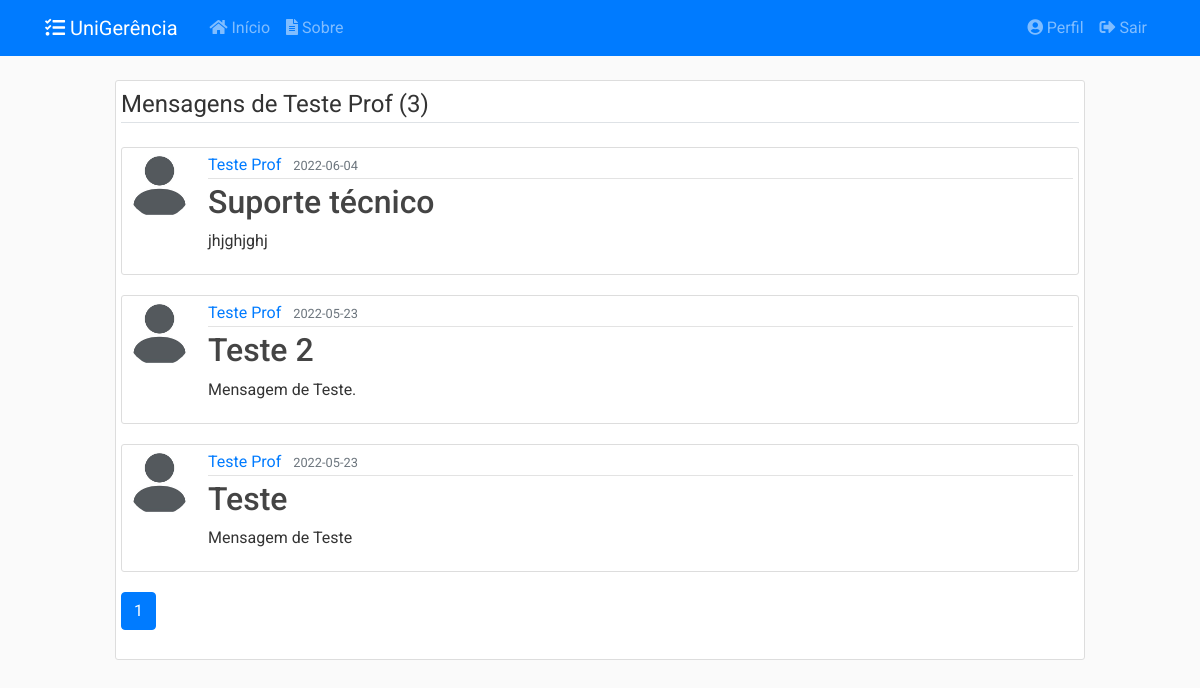
The page /usuarios/4/posts (signed in) on the database as committed earlier.
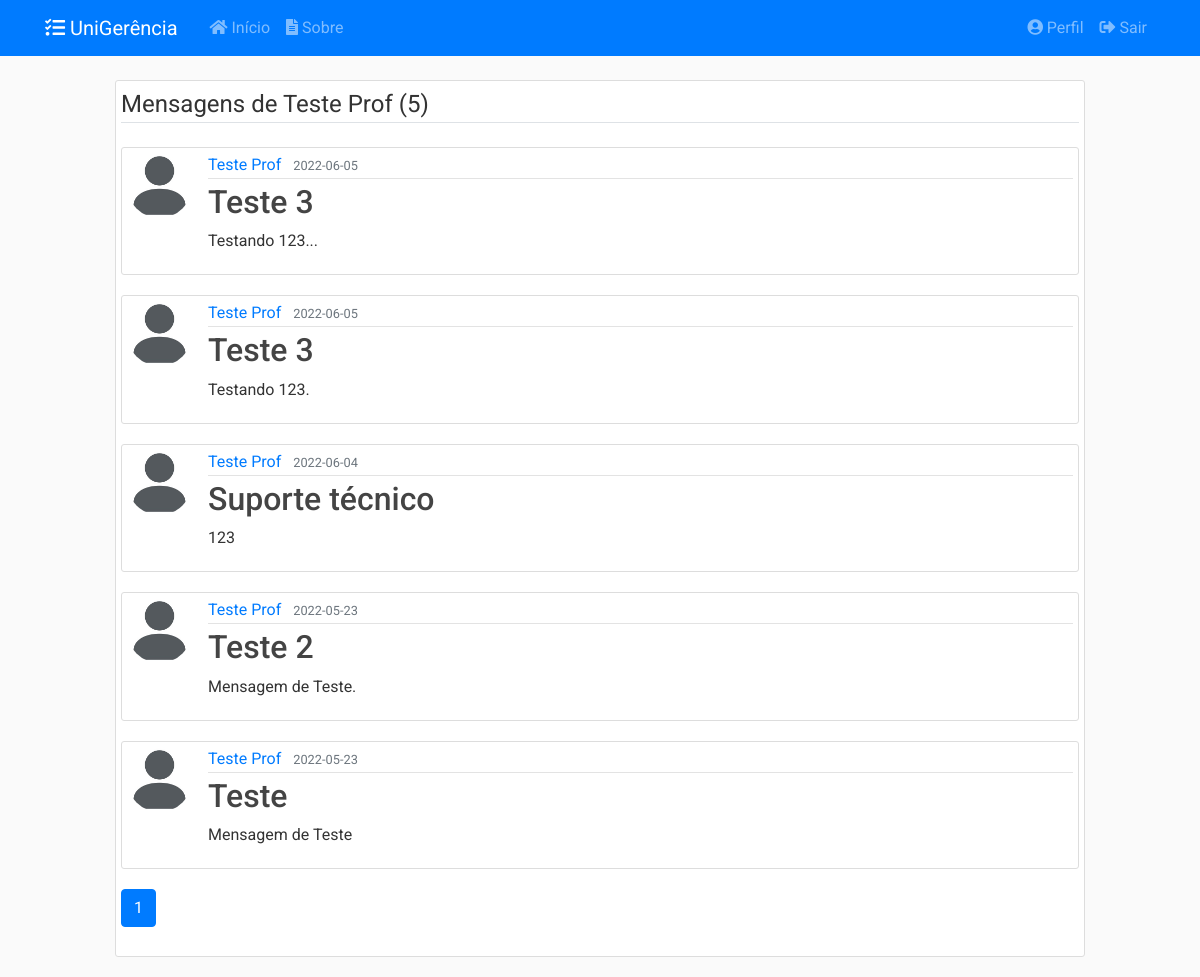
The same page on the database as committed later.
### app/models/posts.py (models this page shows, shortened)
class Post(db.Model):
    __tablename__ = 'posts'
    __table_args__ = {'extend_existing': True}
    id = db.Column(db.Integer, primary_key=True)
    titulo = db.Column(db.String(100), nullable=False)
    data_postado = db.Column(db.DateTime, nullable=False,
                             default=datetime.now().astimezone(fuso_horario))
    data_atualizacao = db.Column(db.DateTime, nullable=True)
    conteudo = db.Column(db.Text, nullable=False)
    ativo = db.Column(db.Boolean, nullable=False, default=True)
    usuario_id = db.Column(db.Integer, db.ForeignKey('usuarios.id'),
                           nullable=False)
    destinatario_id = db.Column(db.Integer, db.ForeignKey('usuarios.id'),
                                nullable=True)
    def recupera_autor_paginado(usuario, pagina, num):
        return Post.query.filter_by(autor=usuario).order_by(
            Post.data_postado.desc()).paginate(page=pagina, per_page=num)

### app/models/usuarios.py (models this page shows, shortened)
class Usuario(db.Model, UserMixin):
    __tablename__ = 'usuarios'
    __table_args__ = {'extend_existing': True}
    id = db.Column(db.Integer, primary_key=True)
    nome = db.Column(db.String(100), nullable=False)
    identificacao = db.Column(db.String(20), unique=True, nullable=False)
    email = db.Column(db.String(100), unique=True, nullable=False)
    senha = db.Column(db.String(60), nullable=False)
    data_cadastro = db.Column(db.DateTime, nullable=False,
                              default=datetime.now().astimezone(fuso_horario))
    data_atualizacao = db.Column(db.DateTime, nullable=True)
    tipo = db.Column(db.Enum(TipoUsuario), nullable=False)
    ativo = db.Column(db.Boolean, nullable=False, default=True)
    imagem_perfil = db.Column(db.String(20), nullable=False,
                              default='default.jpg')
    posts = db.relationship('Post', backref='autor',
                            foreign_keys='Post.usuario_id', lazy=True)
    recipiente = db.relationship('Post', backref='destinatario',
                                 foreign_keys='Post.destinatario_id', lazy=True)
    solicitacoes = db.relationship('Solicitacao', backref='autor', lazy=True)
    relatorios = db.relationship('Relatorio', backref='autor', lazy=True)
    def recupera_id(usuario_id):
        return Usuario.query.filter_by(id=usuario_id).filter_by(ativo=True).first_or_404()
    @staticmethod
    def verifica_admin(self):
        if self.tipo.name == 'ADMIN':
            return True
        else:
            return False

### app/controllers/usuarios.py (the view)
@usuarios.route("/<int:usuario_id>/posts", methods=['GET'])
@login_required
@admin_required
def posts_usuario(usuario_id):
    pagina = request.args.get('pagina', 1, type=int)
    usuario = Usuario.recupera_id(usuario_id)
    posts = Post.recupera_autor_paginado(usuario, pagina, 5)
    return render_template('usuarios/posts_usuario.html',
                           posts=posts, usuario=usuario)

### app/models/usuarios.py (called while the page is built)
@login_manager.user_loader
def load_user(user_id):
    return Usuario.query.get(int(user_id))

def admin_required(f):
    @wraps(f)
    def wrap(*args, **kwargs):
        if Usuario.verifica_admin(current_user):
            return f(*args, **kwargs)
        else:
            flash('Você não tem autorização para acessar esta página.', 'danger')
        return redirect(url_for('principal.inicio'))
    return wrap

### app/templates/usuarios/posts_usuario.html
{% extends "layout.html" %}
{% block detalhes %}
<div class="content-section">
    <legend class="border-bottom mb-4">Mensagens de {{ usuario.nome }} ({{ posts.total }})</legend>
    {% for post in posts.items %}
        <article class="media content-section">
            <img class="rounded-circle article-img" src="{{ url_for('static', filename='img_perfil/' + post.autor.imagem_perfil) }}">
            <div class="media-body">
            <div class="article-metadata">
                <a class="mr-2" href="{{ url_for('usuarios.posts_usuario', usuario_id=post.autor.id) }}">{{ post.autor.nome }}</a>
                <small class="text-muted">{{ post.data_postado.strftime('%Y-%m-%d') }}</small>
            </div>
            <h2><a class="article-title" href="{{ url_for('posts.post', post_id=post.id) }}">{{ post.titulo }}</a></h2>
            <p class="article-content">{{ post.conteudo }}</p>
            </div>
        </article>
    {% endfor %}
    <div class="row">
        <div class="col-md-11">
        {% for page_num in posts.iter_pages(left_edge=1, right_edge=1, left_current=1, right_current=2) %}
            {% if page_num %}
                {% if posts.page == page_num %}
                    <a class="btn btn-primary mb-4" href="{{ url_for('usuarios.posts_usuario', usuario_id=usuario.id, pagina=page_num) }}">{{ page_num }}</a>
                {% else %}
                    <a class="btn btn-outline-primary mb-4" href="{{ url_for('usuarios.posts_usuario', usuario_id=usuario.id, pagina=page_num) }}">{{ page_num }}</a>
                {% endif %}
            {% else %}
            ...
            {% endif %}
        {% endfor %}
        </div>
    </div>
</div>
{% endblock detalhes %}

Rows that differ between the two databases and show on the page:
added Post: imagem_perfil (placeholder picture), autor.nome "Teste Prof", data_postado "2022-06-05", titulo "Teste 3", conteudo "Testando 123..."
added Post: imagem_perfil (placeholder picture), autor.nome "Teste Prof", data_postado "2022-06-05", titulo "Teste 3", conteudo "Testando 123."
changed Post "Suporte técnico": conteudo "jhjghjghj" → "123"
Other text that changed with them:
{{ posts.total }}: "3" → "5"
